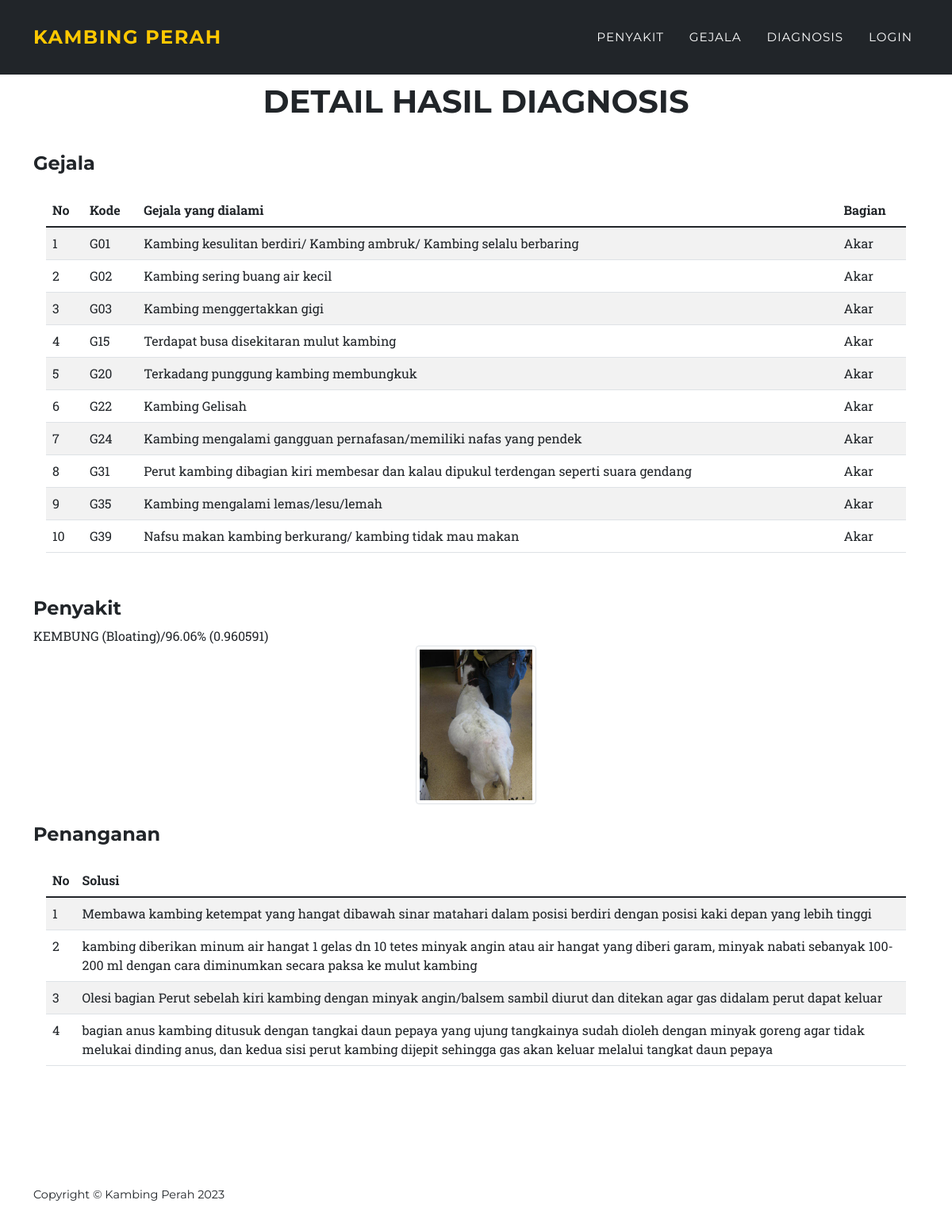
Before: /index.php/beranda/detail_hasil/1 with the older database file.
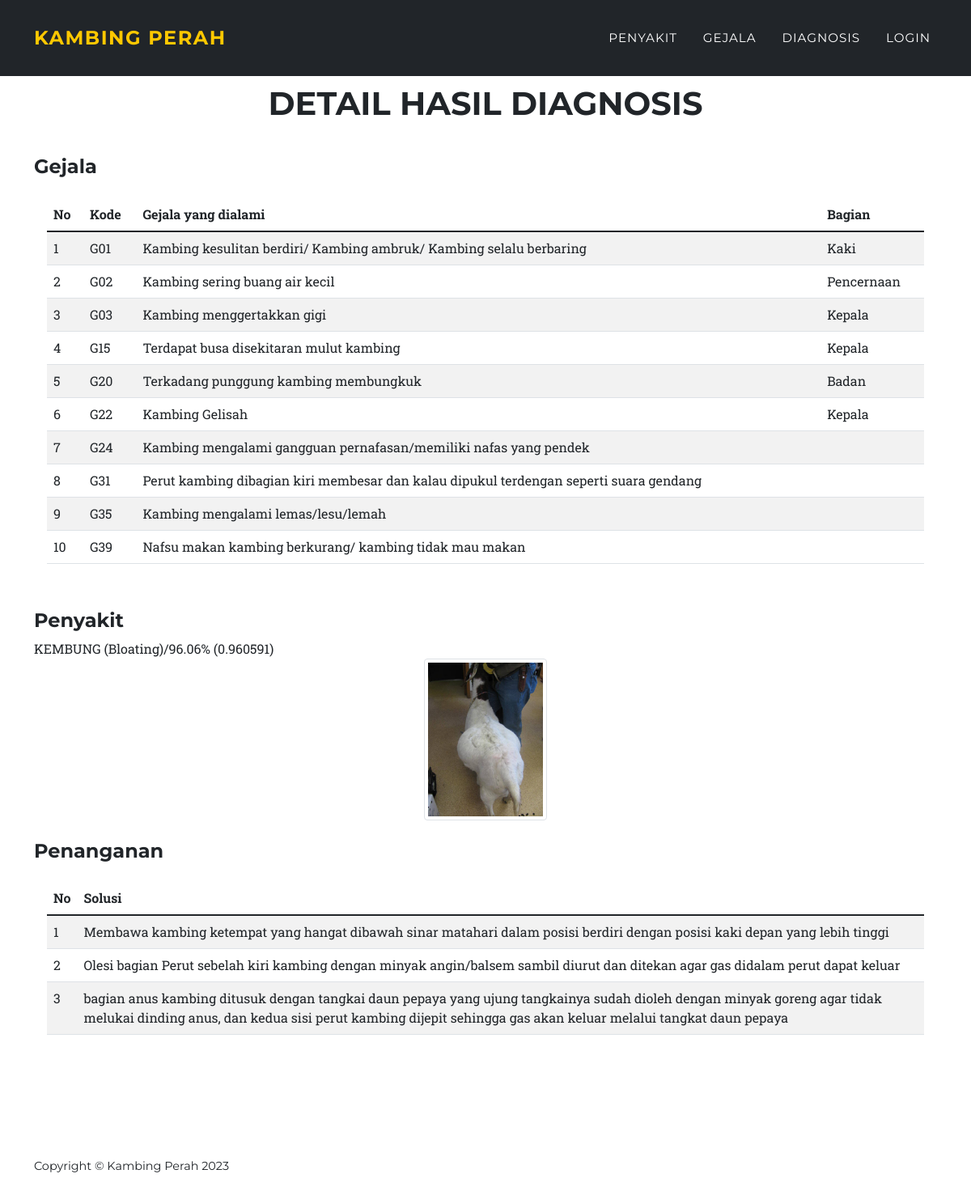
After: the same page with the newer database file.
### tables this page shows
CREATE TABLE `tb_diagnosis` (
  `id_diagnosis` int(11) NOT NULL,
  `id_hasil` int(11) NOT NULL,
  `id_gejala` varchar(4) NOT NULL
);

CREATE TABLE `tb_gejala` (
  `id_gejala` varchar(4) NOT NULL,
  `gejala` text NOT NULL,
  `bagian` enum('Kepala','Badan','Kaki','Pencernaan','Pernafasan') NOT NULL
);

CREATE TABLE `tb_hasil` (
  `id_hasil` int(11) NOT NULL,
  `id_penyakit` varchar(4) NOT NULL,
  `nm_user` varchar(50) NOT NULL,
  `alamat_user` text NOT NULL,
  `pekerjaan_user` varchar(50) NOT NULL,
  `tanggal` date NOT NULL,
  `cf` float NOT NULL
);

CREATE TABLE `tb_penyakit` (
  `id_penyakit` varchar(4) NOT NULL,
  `nm_penyakit` varchar(50) NOT NULL,
  `penyebab` text NOT NULL,
  `daur_penyakit` text NOT NULL,
  `faktor` text NOT NULL,
  `gambar_penyakit` varchar(255) DEFAULT NULL
);

CREATE TABLE `tb_penanganan` (
  `id_penanganan` int(11) NOT NULL,
  `id_penyakit` varchar(4) NOT NULL,
  `id_solusi` varchar(4) NOT NULL
);

CREATE TABLE `tb_solusi` (
  `id_solusi` varchar(4) NOT NULL,
  `solusi` text NOT NULL
);

### application/controllers/Beranda.php (called while the page is built, shortened)
<?php
class Beranda extends CI_Controller
{
	public function __construct()
	{
		$this->load->model('Model_penyakit');
		$this->load->model('Model_gejala');
		$this->load->model('Model_data_hasil_diagnosis');
		$this->load->model('Model_penanganan');
		$this->load->model('Model_artikel');
	}
	public function detail_hasil($id_hasil)
	{
		$hasil = $this->Model_data_hasil_diagnosis->get_where_detail($id_hasil)->row();
		$data['hasil'] = $this->Model_data_hasil_diagnosis->get_where_detail($id_hasil);
		$data['gejala'] = $this->db->join('tb_gejala', 'tb_gejala.id_gejala=tb_diagnosis.id_gejala')->get_where('tb_diagnosis', ['id_hasil' => $id_hasil])->result();
		$data['data_hasil_diagnosis'] = $this->Model_data_hasil_diagnosis->get_where_detail($id_hasil)->row();
		$data['solusi'] = $this->Model_penanganan->solusi($hasil->id_penyakit)->result();
		$this->load->view('beranda_detail_diagnosis', $data);
	}
}

### index.php (called while the page is built, shortened)
<?php
require_once BASEPATH.'core/CodeIgniter.php';

### application/models/Model_data_hasil_diagnosis.php (called while the page is built, shortened)
<?php
class Model_data_hasil_diagnosis extends CI_Model {
    public $table = 'tb_hasil';
     public function get_where_detail($id_hasil)
    {
        $this->db->join('tb_penyakit','tb_penyakit.id_penyakit=tb_hasil.id_penyakit');
        return $this->db->get_where($this->table,['id_hasil'=>$id_hasil]);
    }
}

### application/models/Model_penanganan.php (called while the page is built, shortened)
<?php
class Model_penanganan extends CI_Model {
    public $table = 'tb_penanganan';
    public function solusi($idPenyakit)
    {
        $this->db->select('*');
        $this->db->from($this->table);
        $this->db->join('tb_solusi', 'tb_solusi.id_solusi = tb_penanganan.id_solusi');
        $this->db->where('id_penyakit', $idPenyakit);
        $query = $this->db->get();
        return $query;
    }
}

### application/views/beranda_detail_diagnosis.php (the view, shortened to what this page needs)
<!DOCTYPE html>
<html lang="en">
<head>
  <link href="<?php echo base_url('assets/css/styles.css'); ?>" rel="stylesheet" />
  <link href="https://cdn.jsdelivr.net/npm/simple-datatables@latest/dist/style.css" rel="stylesheet" type="text/css">
</head>
<body id="page-top">
  <nav class="navbar navbar-expand-lg navbar-dark fixed-top" id="mainNav" style="background-color: #212529;">
    <div class="container">
      <a class="navbar-brand" href="#page-top">Kambing Perah</a>
      <div class="collapse navbar-collapse" id="navbarResponsive">
        <ul class="navbar-nav text-uppercase ms-auto py-4 py-lg-0">
          <li class="nav-item"><a class="nav-link" href="<?php echo base_url('/'); ?>#penyakit">Penyakit</a></li>
          <li class="nav-item"><a class="nav-link" href="<?php echo base_url('/'); ?>#gejala">Gejala</a></li>
          <li class="nav-item"><a class="nav-link" href="<?php echo base_url('/'); ?>#diagnosis">Diagnosis</a></li>
          <li class="nav-item"><a class="nav-link" href="<?php echo base_url('index.php/auth/login'); ?>">Login</a></li>
        </ul>
      </div>
    </div>
  </nav>
  <section class="page-section">
    <div class="container">
      <div class="text-center mt-2">
        <h2 class="section-heading text-uppercase">Detail Hasil Diagnosis</h2>
      </div>
      <div class="row">
        <div class="col-md-12">
          <h4 class="mt-4">Gejala</h4>
          <div class="card-body table-responsive">
            <table id="" class="table table-striped">
              <thead>
                <tr>
                  <th scope="col">No</th>
                  <th scope="col">Kode</th>
                  <th scope="col">Gejala yang dialami</th>
                  <th scope="col">Bagian</th>
                </tr>
              </thead>
              <tbody>
                <?php $no = 1;
                foreach ($gejala as $dt) { ?>
                  <tr>
                    <td scope="col"><?= $no++ ?></td>
                    <td scope="col"><?= $dt->id_gejala ?></td>
                    <td scope="col"><?= $dt->gejala ?></td>
                    <td scope="col"><?= $dt->bagian ?></td>
                  </tr>
                <?php } ?>
              </tbody>
            </table>
          </div>
          <h4 class="mt-4">Penyakit</h4>
          <?php $nilai = $data_hasil_diagnosis->cf ?>
          <?= $data_hasil_diagnosis->nm_penyakit ?>/<?= round($nilai * 100, 2) ?>% (<?= $nilai ?>)
          <div class="text-center">
            <img class="mx-auto d-block img-thumbnail" style="height: 200px;" src="<?= base_url('uploads/' . $data_hasil_diagnosis->gambar_penyakit) ?>">
          </div>
          <h4 class="mt-4">Penanganan</h4>
          <div class="card-body table-responsive">
            <table id="" class="table table-striped">
              <thead>
                <tr>
                  <th scope="col">No</th>
                  <th scope="col">Solusi</th>
                </tr>
              </thead>
              <tbody>
                <?php $no = 1;
                foreach ($solusi as $dt) { ?>
                  <tr>
                    <td scope="col"><?= $no++ ?></td>
                    <td scope="col"><?= $dt->solusi ?></td>
                  </tr>
                <?php } ?>
              </tbody>
            </table>
          </div>
        </div>
      </div>
    </div>
  </section>
  <footer class="footer py-4">
    <div class="container">
      <div class="row align-items-center">
        <div class="col-lg-4 text-lg-start">Copyright &copy; Kambing Perah 2023</div>
      </div>
    </div>
  </footer>
</body>
</html>

Changed rows visible on the page:
removed tb_penanganan: id_solusi.solusi "kambing diberikan minum air hangat 1 gelas dn 10 tetes minyak angin atau air hangat yang diberi garam, minyak nabati sebanyak 100-200 ml dengan cara diminumkan secara paksa ke mulut kambing"
changed through a linked row, tb_diagnosis "Kambing kesulitan berdiri/ Kambing ambruk/ Kambing selalu berbaring": id_gejala.bagian "Akar" → "Kaki"
changed through a linked row, tb_diagnosis "Kambing sering buang air kecil": id_gejala.bagian "Akar" → "Pencernaan"
changed through a linked row, tb_diagnosis "Kambing menggertakkan gigi": id_gejala.bagian "Akar" → "Kepala"
changed through a linked row, tb_diagnosis "Terdapat busa disekitaran mulut kambing": id_gejala.bagian "Akar" → "Kepala"
changed through a linked row, tb_diagnosis "Terkadang punggung kambing membungkuk": id_gejala.bagian "Akar" → "Badan"
changed through a linked row, tb_diagnosis "Kambing Gelisah": id_gejala.bagian "Akar" → "Kepala"
changed through a linked row, tb_diagnosis "Kambing mengalami gangguan pernafasan/memiliki nafas yang pendek": id_gejala.bagian "Akar" → (not shown)
changed through a linked row, tb_diagnosis (number 8 of 10 on the later page): id_gejala.bagian "Akar" → (not shown)
changed through a linked row, tb_diagnosis "Kambing mengalami lemas/lesu/lemah": id_gejala.bagian "Akar" → (not shown)
changed through a linked row, tb_diagnosis "Nafsu makan kambing berkurang/ kambing tidak mau makan": id_gejala.bagian "Akar" → (not shown)
